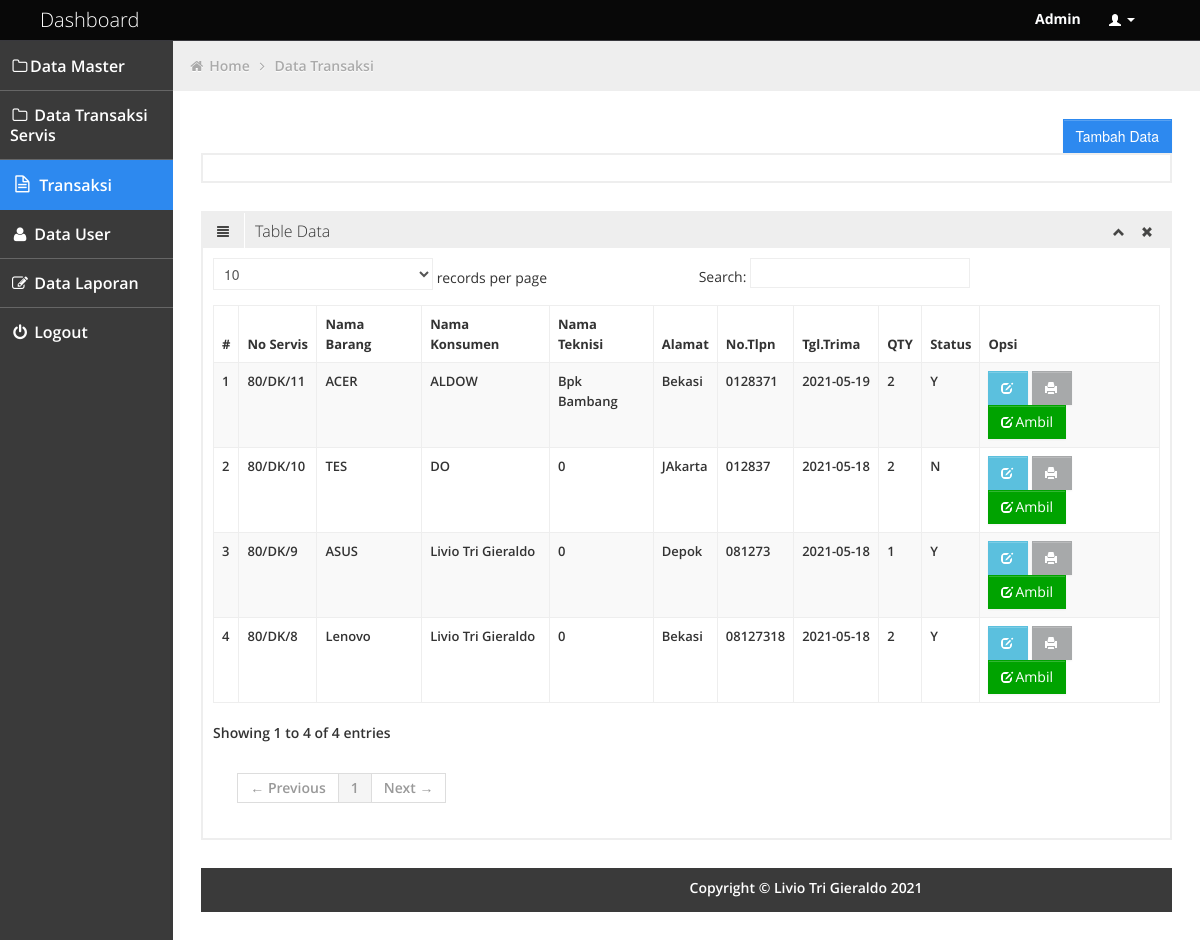
Screenshot of /admin/transaksi.php (signed in) with the database file from the repository.
### tables this page shows
CREATE TABLE `servis_header` (
  `no_servis` int(45) NOT NULL,
  `nm_teknisi` varchar(50) NOT NULL,
  `nm_konsumen` varchar(50) NOT NULL,
  `nm_barang` varchar(50) NOT NULL,
  `alamat` text NOT NULL,
  `telp` varchar(15) NOT NULL,
  `qty` int(11) NOT NULL,
  `tgl_terima` date NOT NULL,
  `tgl_ambil` date DEFAULT NULL,
  `harga` int(11) NOT NULL,
  `status` char(1) NOT NULL
);

### admin/transaksi.php (the view, shortened to what this page needs)
<!DOCTYPE html>
<html lang="en">
<head>
	<link id="bootstrap-style" href="../css/bootstrap.min.css" rel="stylesheet">
	<link href="../css/bootstrap-responsive.min.css" rel="stylesheet">
	<link id="base-style" href="../css/style.css" rel="stylesheet">
	<link id="base-style-responsive" href="../css/style-responsive.css" rel="stylesheet">
	<link rel="stylesheet" type="text/css" href="../css2/font.css">
</head>
<body>
	<?php include 'navbar.php'; ?>
		<div class="container-fluid-full">
				<div class="row-fluid">
					<?php include 'sidebarr.php'; ?>
						<div id="content" class="span10">
								<ul class="breadcrumb">
									<li>
										<i class="icon-home"></i>
										<a href="dashboard.php">Home</a>
										<i class="icon-angle-right"></i>
									</li>
									<li><a href="transaksi.php">Data Transaksi</a></li>
								</ul>
					    <div class="clearfix">
                            <button class="width-35 pull-right btn btn-sm btn-primary" onclick="location.href='tambahtransaksi.php'">
                                <span class="bigger-110">Tambah Data</span>
                            </button>
                    	</div>
		<div class="row-fluid sortable">
				<div class="box span">
			    </div>
			  </div>
			  <div class="row-fluid sortable">
					<div class="box span12">
						<div class="box-header">
							<h2><i class="halflings-icon align-justify"></i><span class="break"></span>Table Data </h2>
							<div class="box-icon">
								<a href="#" class="btn-minimize"><i class="halflings-icon chevron-up"></i></a>
								<a href="#" class="btn-close"><i class="halflings-icon remove"></i></a>
							</div>
						</div>
						<div class="box-content">
							<table class="table table-striped table-bordered bootstrap-datatable datatable">
						    <thead>
						      <tr>
						        <th><font size="2">#</th>
						        <th><font size="2">No Servis</th>
						        <th><font size="2">Nama Barang</th>
						        <th><font size="2">Nama Konsumen</th>
								<th><font size="2">Nama Teknisi</th>
						        <th><font size="2">Alamat</th>
						        <th><font size="2">No.Tlpn</th>
						        <th><font size="2">Tgl.Trima</th>
						        <th><font size="2">QTY</th>
								<th><font size="2">Status</th>
						        <th><font size="2">Opsi</th>
						      </tr>
						    </thead>
						    <tbody>
						    <?php
						    include '../config/koneksi.php';
						    $no = 1;
						    $data = $conn->query("SELECT * FROM servis_header ORDER BY no_servis desc");
						    while ($result = $data->fetch_assoc()){
						    	?>
						      <tr>
						        <td><font size="2"><?php echo $no; ?></td>
						        <td><font size="2"><?php echo "80/DK/".$result ['no_servis']; ?></td>
						        <td><font size="2"><?php echo $result ['nm_barang'] ; ?></td>
						        <td><font size="2"><?php echo $result ['nm_konsumen'] ; ?></td>
								<td><font size="2"><?php echo $result ['nm_teknisi'] ; ?></td>
						        <td><font size="2"><?php echo $result ['alamat'] ; ?></td>
						        <td><font size="2"><?php echo $result ['telp'] ; ?></td>
						        <td><font size="2"><?php echo $result ['tgl_terima'] ; ?></td>
						        <td><font size="2"><?php echo $result ['qty'] ; ?></td>
								<td><font size="2"><?php echo $result ['status'] ; ?></td>
							    <td class="center">
									<a class="btn btn-info" href="edit_transaksi.php?no=<?php echo $result ['no_servis'] ; ?>" title="Edit Data">
										<i class="halflings-icon white edit"></i></a>
									<a class="btn btn-print" href="nota.php?no=<?php echo $result ['no_servis'] ; ?>" title="Print" target="_blank">
										<i class="halflings-icon white print"></i></a>
									<a class="btn btn-success" href="../aksi/proses.php?no=<?php echo $result ['no_servis'] ; ?>" title="Ambil Barang">
										<i class="halflings-icon white edit"></i>Ambil</a>
								</td>
						      </tr>
						      <?php
						      $no++;
						      }
						      ?>
						    </tbody>
			 		      </table>
						</div>
					</div>
				</div>
</body>
</html>
<?php include 'footer.php';?>

### css/style.css (style rules this page uses)
body { background: #F5F5F5; color: #333; border: none; font-family: 'Open Sans', sans-serif; font-weight: 600; }
a { color: #646464; }
h2 { font-size: 16px; line-height: 16px; }
#content { background: #ffffff; filter: none; min-height: 100%; padding: 20px 20px; position: relative; }
.breadcrumb { margin: -28px -28px 28px -28px; line-height: 34px; background: #eee; border: 0px; color: #aaa; -webkit-box-shadow: none; -moz-box-shadow: none; box-shadow: none; -webkit-border-radius: 0px; -moz-border-radius: 0px; border-radius: 0px; }
.breadcrumb a { color: #aaa; text-shadow: 0px 1px 1px #fff; }
.box { border: 2px solid #eee; background: #fff !important; margin-bottom: 28px; }
.box-header { height: 16px; font-size: 16px; line-height: 16px; padding: 10px; background: #eee; -webkit-box-shadow: none; -moz-box-shadow: none; box-shadow: none; overflow: hidden; }
.box-header h2 { float:left; margin-top: 0px; font-weight: 300; }
.box-header h2 i { margin: 0px 3px 0px 4px; opacity: .8; filter: alpha(opacity=80); -ms-filter:"progid:DXImageTransform.Microsoft.Alpha(Opacity=80)"; }
.box-header .box-icon { float:right; margin-top: 1px; }
.box-header .box-icon i { -webkit-transition: all 0.1s ease-in-out; -moz-transition: all 0.1s ease-in-out; -o-transition: all 0.1s ease-in-out; -ms-transition: all 0.1s ease-in-out; transition: all 0.1s ease-in-out; opacity: .8; filter: alpha(opacity=80); -ms-filter:"progid:DXImageTransform.Microsoft.Alpha(Opacity=80)"; }
.box-header .box-icon a { margin: 0px 5px; }
.box-content { position: relative; z-index: 50; margin-top: -1px; padding: 10px; background: #fff !important; }
.btn { display: inline-block; padding: 6px 12px; margin-bottom: 0; font-size: 14px; font-weight: 500; line-height: 20px; text-align: center; white-space: nowrap; vertical-align: middle; cursor: pointer; border: 1px solid #a7a9aa; -webkit-border-radius: 0px !important; border-radius: 0px !important; }
.btn i { margin-top: 2px; }
.btn { color: #ffffff; background-color: #a7a9aa; border-color: #a7a9aa; background-image: none; filter: none; text-shadow: none; }
.btn-primary { background-color: #2D89EF; border-color: #2D89EF; }
.btn-success { background-color: #00A300; border-color: #00A300; }
.btn-info { background-color: #5bc0de; border-color: #5bc0de; }
.table th, .table td { border-top: 1px solid #eee; }
.table-bordered { border-color: #eee; -webkit-border-radius: 0px !important; -moz-border-radius: 0px !important; border-radius: 0px !important; }
.table-bordered th, .table-bordered td { border-left: 1px solid #eee; }
.table-bordered thead:first-child tr:first-child > th:first-child, .table-bordered tbody:first-child tr:first-child > td:first-child, .table-bordered tbody:first-child tr:first-child > th:first-child { -webkit-border-radius: 0px !important; -moz-border-radius: 0px !important; border-radius: 0px !important; }
.table-bordered thead:first-child tr:first-child > th:last-child, .table-bordered tbody:first-child tr:first-child > td:last-child, .table-bordered tbody:first-child tr:first-child > th:last-child { -webkit-border-radius: 0px !important; -moz-border-radius: 0px !important; border-radius: 0px !important; }
.table-bordered thead:last-child tr:last-child > th:first-child, .table-bordered tbody:last-child tr:last-child > td:first-child, .table-bordered tbody:last-child tr:last-child > th:first-child, .table-bordered tfoot:last-child tr:last-child > td:first-child, .table-bordered tfoot:last-child tr:last-child > th:first-child { -webkit-border-radius: 0px !important; -moz-border-radius: 0px !important; border-radius: 0px !important; }
.table-bordered thead:last-child tr:last-child > th:last-child, .table-bordered tbody:last-child tr:last-child > td:last-child, .table-bordered tbody:last-child tr:last-child > th:last-child, .table-bordered tfoot:last-child tr:last-child > td:last-child, .table-bordered tfoot:last-child tr:last-child > th:last-child { -webkit-border-radius: 0px !important; -moz-border-radius: 0px !important; border-radius: 0px !important; }

### css/style-responsive.css (style rules this page uses)
@media (min-width: 1200px) { .container-fluid-full { overflow: hidden; position: relative; height: 100%; } }
@media (min-width: 1200px) { #content { width: 85.578%; padding: 28px; margin: 0px 0px; margin-left: 14.422% !important; } }

### rows the page displays
servis_header: no_servis "11", nm_barang "ACER", nm_konsumen "ALDOW", nm_teknisi "Bpk Bambang", alamat "Bekasi", telp "0128371", tgl_terima "2021-05-19", qty "2", status "Y"
servis_header: no_servis "10", nm_barang "TES", nm_konsumen "DO", nm_teknisi "0", alamat "JAkarta", telp "012837", tgl_terima "2021-05-18", qty "2", status "N"
servis_header: no_servis "9", nm_barang "ASUS", nm_konsumen "Livio Tri Gieraldo", nm_teknisi "0", alamat "Depok", telp "081273", tgl_terima "2021-05-18", qty "1", status "Y"
servis_header: no_servis "8", nm_barang "Lenovo", nm_konsumen "Livio Tri Gieraldo", nm_teknisi "0", alamat "Bekasi", telp "08127318", tgl_terima "2021-05-18", qty "2", status "Y"

### other values shown
$_SESSION['level'] "Admin"
